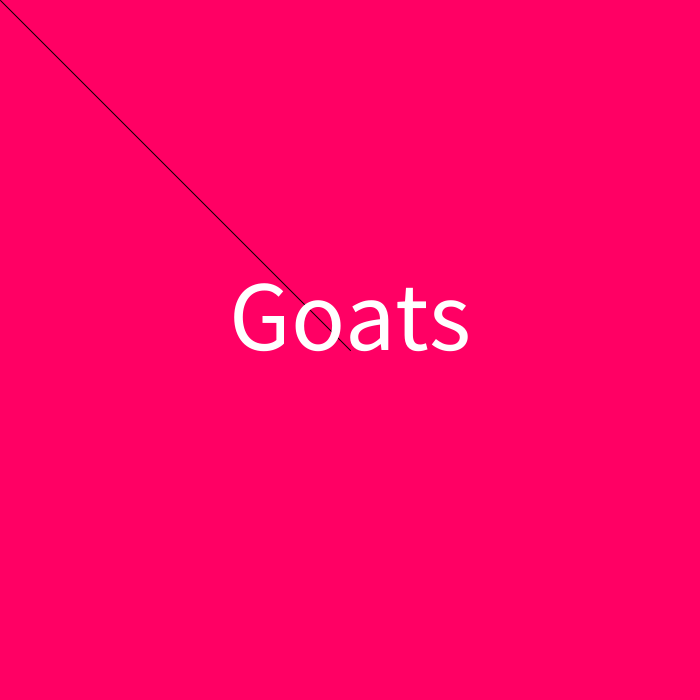
Frame 1 (no input)
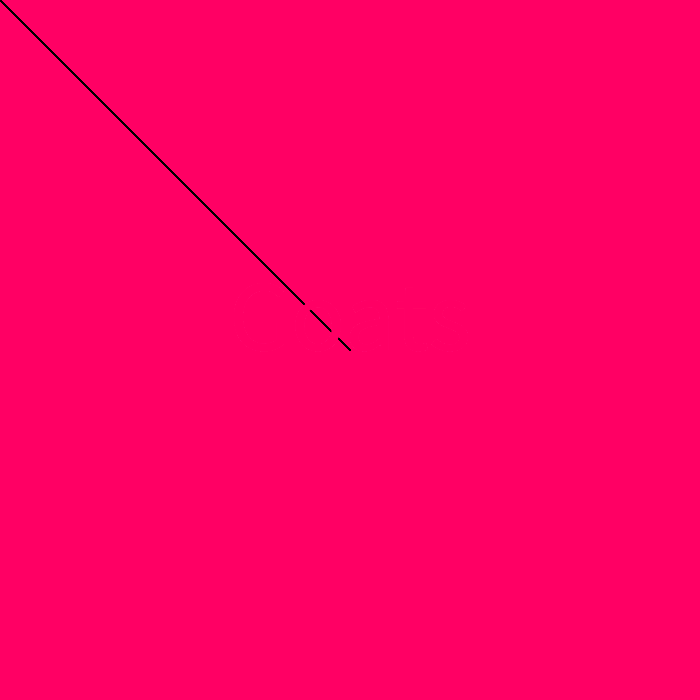
Frame 60 (the mouse pressed at the canvas centre just before this capture)
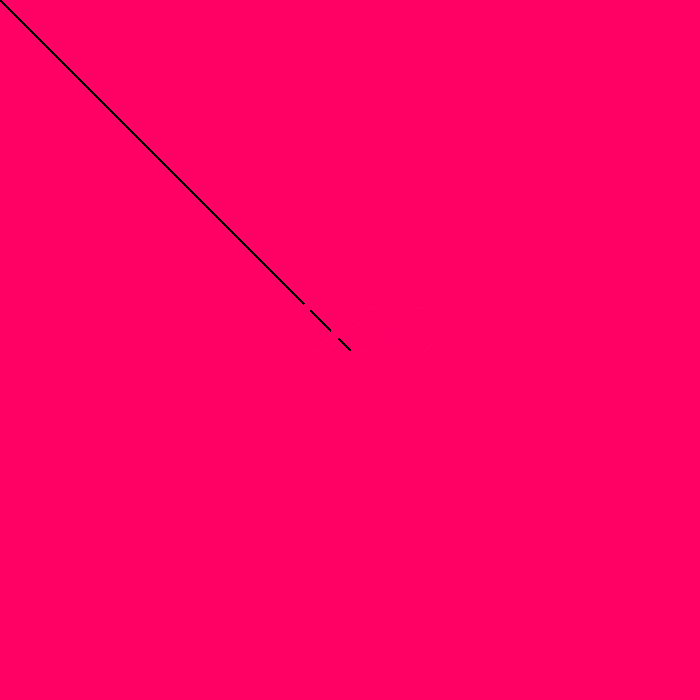
Frame 120 (the mouse held since frame 60 and released just before this capture)

The Processing sketch that drew these frames (run headless with seeded random() and noise(); from frame 60 on, the mouse is pressed at the canvas centre):

// Processing sketch: processing_83296
// ── processing_83296.pde

void setup ()
{
  size(700,700);
  background(255,0,100);
  textSize (100);
}
void draw ()
{
  line(350,350, mouseX, mouseY);

textAlign(CENTER);
text("Goats", 350,350);
fill(255,0,100);

}
